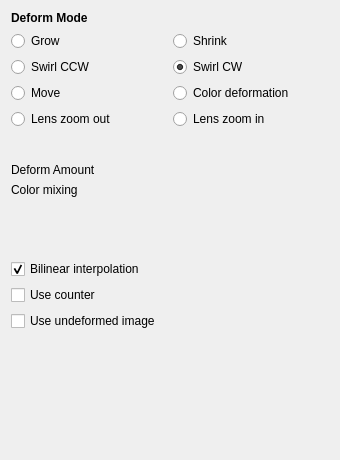
<?xml version="1.0" encoding="UTF-8"?>
<ui version="4.0">
 <class>WdgDeformOptions</class>
 <widget class="QWidget" name="WdgDeformOptions">
  <property name="geometry">
   <rect>
    <x>0</x>
    <y>0</y>
    <width>340</width>
    <height>460</height>
   </rect>
  </property>
  <property name="sizePolicy">
   <sizepolicy hsizetype="Preferred" vsizetype="Preferred">
    <horstretch>0</horstretch>
    <verstretch>0</verstretch>
   </sizepolicy>
  </property>
  <property name="minimumSize">
   <size>
    <width>340</width>
    <height>415</height>
   </size>
  </property>
  <layout class="QGridLayout" name="gridLayout">
   <item row="3" column="0">
    <layout class="QVBoxLayout" name="qualityLayout">
     <property name="sizeConstraint">
      <enum>QLayout::SetMaximumSize</enum>
     </property>
     <item>
      <widget class="QCheckBox" name="interpolationChBox">
       <property name="text">
        <string>Bilinear interpolation</string>
       </property>
       <property name="checked">
        <bool>true</bool>
       </property>
      </widget>
     </item>
     <item>
      <widget class="QCheckBox" name="useCounter">
       <property name="text">
        <string>Use counter</string>
       </property>
      </widget>
     </item>
     <item>
      <widget class="QCheckBox" name="useOldData">
       <property name="text">
        <string>Use undeformed image</string>
       </property>
      </widget>
     </item>
    </layout>
   </item>
   <item row="4" column="0">
    <spacer name="bottomSpacer">
     <property name="orientation">
      <enum>Qt::Vertical</enum>
     </property>
     <property name="sizeHint" stdset="0">
      <size>
       <width>20</width>
       <height>100</height>
      </size>
     </property>
    </spacer>
   </item>
   <item row="1" column="0">
    <layout class="QGridLayout" name="modesGrid">
     <item row="0" column="0">
      <widget class="QRadioButton" name="growBtn">
       <property name="text">
        <string>Grow</string>
       </property>
      </widget>
     </item>
     <item row="0" column="1">
      <widget class="QRadioButton" name="shrinkBtn">
       <property name="text">
        <string>Shrink</string>
       </property>
      </widget>
     </item>
     <item row="1" column="0">
      <widget class="QRadioButton" name="swirlCCWBtn">
       <property name="text">
        <string>Swirl CCW</string>
       </property>
      </widget>
     </item>
     <item row="1" column="1">
      <widget class="QRadioButton" name="swirlCWBtn">
       <property name="text">
        <string>Swirl CW</string>
       </property>
       <property name="checked">
        <bool>true</bool>
       </property>
      </widget>
     </item>
     <item row="2" column="0">
      <widget class="QRadioButton" name="moveBtn">
       <property name="text">
        <string>Move</string>
       </property>
      </widget>
     </item>
     <item row="2" column="1">
      <widget class="QRadioButton" name="colorBtn">
       <property name="text">
        <string>Color deformation</string>
       </property>
      </widget>
     </item>
     <item row="3" column="0">
      <widget class="QRadioButton" name="lensOutBtn">
       <property name="text">
        <string>Lens zoom out</string>
       </property>
      </widget>
     </item>
     <item row="3" column="1">
      <widget class="QRadioButton" name="lensBtn">
       <property name="text">
        <string>Lens zoom in</string>
       </property>
      </widget>
     </item>
    </layout>
   </item>
   <item row="0" column="0">
    <widget class="QLabel" name="deformLabel">
     <property name="font">
      <font>
       <weight>75</weight>
       <bold>true</bold>
      </font>
     </property>
     <property name="text">
      <string>Deform Mode</string>
     </property>
    </widget>
   </item>
   <item row="2" column="0">
    <layout class="QVBoxLayout" name="verticalLayout">
     <item>
      <spacer name="topSpacer">
       <property name="orientation">
        <enum>Qt::Vertical</enum>
       </property>
       <property name="sizeType">
        <enum>QSizePolicy::Fixed</enum>
       </property>
       <property name="sizeHint" stdset="0">
        <size>
         <width>20</width>
         <height>28</height>
        </size>
       </property>
      </spacer>
     </item>
     <item>
      <layout class="QHBoxLayout" name="deformAmountLayout" stretch="0,1">
       <item>
        <widget class="QLabel" name="deformAmountLbl">
         <property name="font">
          <font>
           <weight>50</weight>
           <bold>false</bold>
          </font>
         </property>
         <property name="text">
          <string>Deform Amount</string>
         </property>
        </widget>
       </item>
       <item>
        <widget class="KisDoubleSliderSpinBox" name="deformAmount" native="true"/>
       </item>
      </layout>
     </item>
     <item>
      <layout class="QHBoxLayout" name="colorAmountLayout" stretch="0,1">
       <item>
        <widget class="QLabel" name="ColorAmountLbl">
         <property name="text">
          <string>Color mixing</string>
         </property>
        </widget>
       </item>
       <item>
        <widget class="KisDoubleSliderSpinBox" name="colorAmount" native="true"/>
       </item>
      </layout>
     </item>
     <item>
      <spacer name="middleSpacer">
       <property name="orientation">
        <enum>Qt::Vertical</enum>
       </property>
       <property name="sizeHint" stdset="0">
        <size>
         <width>105</width>
         <height>13</height>
        </size>
       </property>
      </spacer>
     </item>
    </layout>
   </item>
  </layout>
 </widget>
 <customwidgets>
  <customwidget>
   <class>KisDoubleSliderSpinBox</class>
   <extends>QWidget</extends>
   <header>kis_slider_spin_box.h</header>
   <container>1</container>
  </customwidget>
 </customwidgets>
 <resources/>
 <connections/>
</ui>
